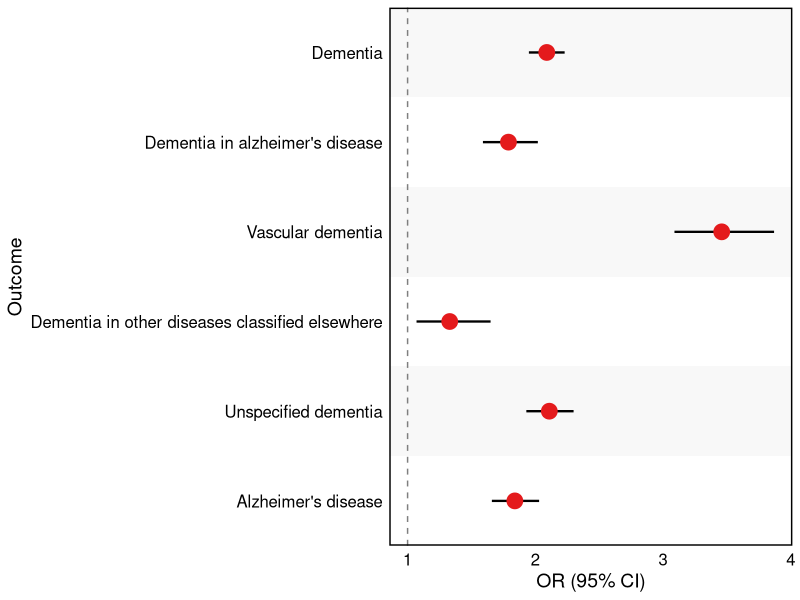
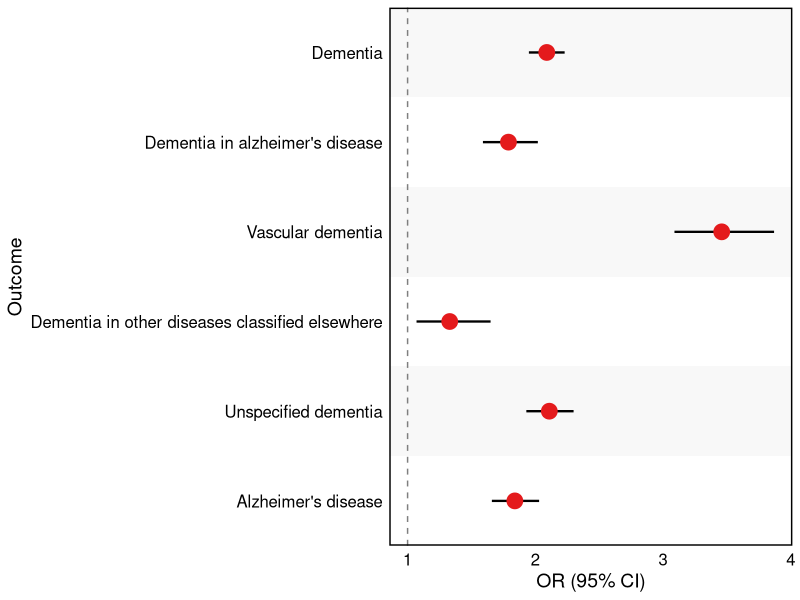

Write R code to recreate these figures, in order.
#----------------------------- forest -----------------------------


# =============================
# 1. Load packages
# =============================
library(tidyverse)
library(readxl)

# =============================
# 2. Read data
# =============================
df <- read_xlsx("./data/Figure1a_forest_data_0805.xlsx")

# =============================
# 3. Data preprocessing
# =============================
df <- df %>%
  separate(CI, into = c("CI_low", "CI_high"), sep = "-", convert = TRUE) %>%
  mutate(
    OR      = as.numeric(OR),
    CI_low  = as.numeric(CI_low),
    CI_high = as.numeric(CI_high),
    Index   = as.numeric(factor(Outcome))
  )

str(df)

# =============================
# 4. Forest plot
# =============================
ggplot(df, aes(x = OR, y = factor(Outcome, levels = rev(Outcome)))) +
  
  # Alternating background
  geom_rect(
    aes(
      xmin = -Inf, xmax = Inf,
      ymin = as.numeric(factor(Outcome, levels = rev(Outcome))) - 0.5,
      ymax = as.numeric(factor(Outcome, levels = rev(Outcome))) + 0.5
    ),
    fill  = rep(c("grey95", "white"), length.out = nrow(df)),
    alpha = 0.5
  ) +
  
  # 95% CI
  geom_segment(
    aes(x = CI_low, xend = CI_high,
        y = Outcome, yend = Outcome),
    color = "black",
    linewidth = 0.8
  ) +
  
  # OR point
  geom_point(size = 5, color = "#E41A1C") +
  
  # Reference line
  geom_vline(xintercept = 1, linetype = "dashed", color = "grey50") +
  
  scale_y_discrete(expand = expansion(mult = 0.000001)) +
  labs(x = "OR (95% CI)", y = "Outcome") +
  theme_minimal() +
  theme(
    panel.grid   = element_blank(),
    panel.border = element_rect(fill = NA, color = "black", linewidth = 1),
    axis.text    = element_text(size = 12, color = "black"),
    axis.title   = element_text(size = 14, color = "black")
  )

# =============================
# 5. Save figure
# =============================
ggsave("./results/forest.pdf", width = 9, height = 6)



